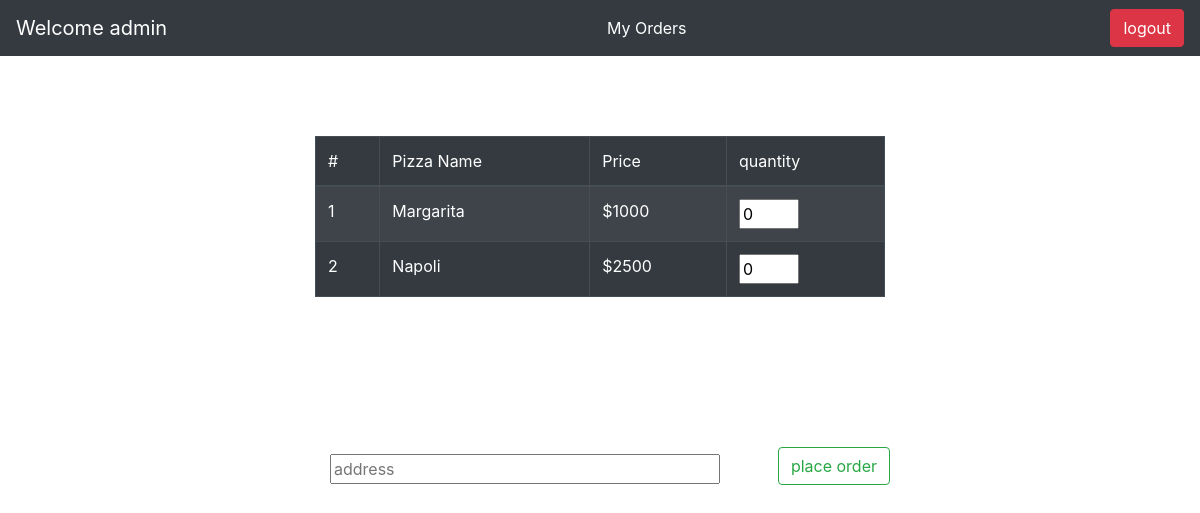
Screenshot of /userhomepage/ (signed in) with the database file from the repository.
### pizzaapp/models.py (models this page shows, shortened)
class PizzaModel(models.Model):
	name = models.CharField(max_length = 20)
	price = models.CharField(max_length = 20)

### pizzaapp/views.py (the view)
# urls.py: path('userhomepage/', views.userhomepageview, name='userhomepage'),
def userhomepageview(request):
	if not request.user.is_authenticated:
		return redirect('userloginpage')
	username = request.user.username
	pizzas = PizzaModel.objects.all()
	context = {'username':username, 'pizzas': pizzas}
	return render (request, 'userhomepage.html', context)

### pizzaapp/templates/userhomepage.html (shortened to what this page needs)
{% extends 'base.html' %}
{% 	block content %}
<nav class="navbar navbar-dark bg-dark">
  <a class="navbar-brand">Welcome {{username}}</a>
  <a class="nav-item" style="color:white; text-decoration: none" href="{% url 'userorders' %}"> My Orders </a>
  <a class="btn btn-danger" href="{% url 'userlogout' %}"> logout </a>
</nav>
<form method="POST" action="/placeorder/">
	<div class="container" style="width:600px; display: block; margin:auto; margin-top: 80px">
		<table class="table table-striped table-bordered table-dark" style="width:100%" >
			<thead>
				<tr>
					<td scope="col"> # </td>
					<td scope="col"> Pizza Name </td>
					<td scope="col"> Price </td>
					<td scope="col"> quantity </td>
				</tr>
			</thead>
			<tbody>
			{% if pizzas %}
			{% for pizza in pizzas %}
				<tr>
					<td scope="row"> {{ forloop.counter }} </td>
					<td scope="row"> {{pizza.name}} </td>
					<td> ${{pizza.price}}  </td>
					<td> <input type="number" min="0" value="0" name="{{pizza.id}}" style="width:60px"> </td>
				</tr>
			{% endfor %}
			{% endif %}
			</tbody>
		</table>
		<div class="container" style="width:590px; display:block; margin:auto; margin-top: 50px">
			<input type="text" placeholder="address" style="width:390px; margin-top: 107px" name="address">
			<input type="submit" style="float: right; margin-top: 100px" class="btn btn-outline-success" value="place order" name="order">
		</div>
	</div>
</form>
{% endblock %}

### rows the page displays
PizzaModel: name "Margarita", price "1000"
PizzaModel: name "Napoli", price "2500"

### other values shown
{{ username }} "admin"
